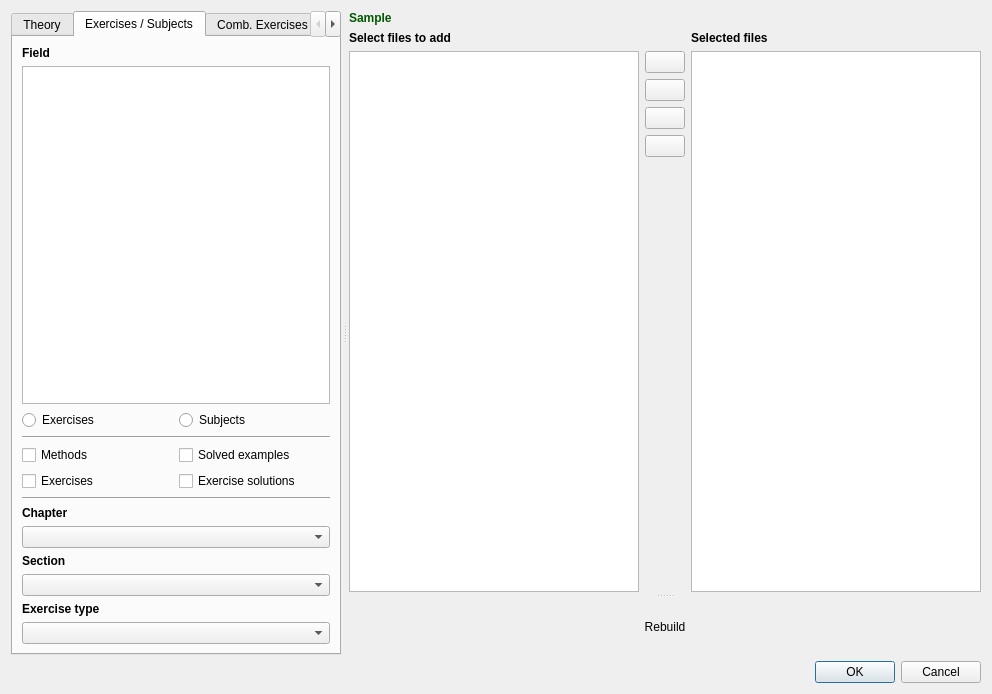
<?xml version="1.0" encoding="UTF-8"?>
<ui version="4.0">
 <class>AddFileToEditor</class>
 <widget class="QDialog" name="AddFileToEditor">
  <property name="geometry">
   <rect>
    <x>0</x>
    <y>0</y>
    <width>992</width>
    <height>694</height>
   </rect>
  </property>
  <property name="sizePolicy">
   <sizepolicy hsizetype="Preferred" vsizetype="Preferred">
    <horstretch>0</horstretch>
    <verstretch>0</verstretch>
   </sizepolicy>
  </property>
  <property name="windowTitle">
   <string>Insert file to document</string>
  </property>
  <property name="windowIcon">
   <iconset>
    <normaloff>:/images/add-button.png</normaloff>:/images/add-button.png</iconset>
  </property>
  <layout class="QGridLayout" name="gridLayout_21">
   <item row="1" column="0">
    <widget class="QDialogButtonBox" name="Okbutton">
     <property name="sizePolicy">
      <sizepolicy hsizetype="Expanding" vsizetype="Minimum">
       <horstretch>0</horstretch>
       <verstretch>0</verstretch>
      </sizepolicy>
     </property>
     <property name="orientation">
      <enum>Qt::Horizontal</enum>
     </property>
     <property name="standardButtons">
      <set>QDialogButtonBox::Cancel|QDialogButtonBox::Ok</set>
     </property>
    </widget>
   </item>
   <item row="0" column="0">
    <widget class="QSplitter" name="splitter_2">
     <property name="sizePolicy">
      <sizepolicy hsizetype="Expanding" vsizetype="MinimumExpanding">
       <horstretch>0</horstretch>
       <verstretch>0</verstretch>
      </sizepolicy>
     </property>
     <property name="orientation">
      <enum>Qt::Horizontal</enum>
     </property>
     <property name="handleWidth">
      <number>8</number>
     </property>
     <widget class="QTabWidget" name="tabWidget">
      <property name="sizePolicy">
       <sizepolicy hsizetype="Maximum" vsizetype="Expanding">
        <horstretch>0</horstretch>
        <verstretch>0</verstretch>
       </sizepolicy>
      </property>
      <property name="minimumSize">
       <size>
        <width>330</width>
        <height>0</height>
       </size>
      </property>
      <property name="layoutDirection">
       <enum>Qt::LeftToRight</enum>
      </property>
      <property name="tabPosition">
       <enum>QTabWidget::North</enum>
      </property>
      <property name="tabShape">
       <enum>QTabWidget::Rounded</enum>
      </property>
      <property name="currentIndex">
       <number>1</number>
      </property>
      <property name="elideMode">
       <enum>Qt::ElideNone</enum>
      </property>
      <widget class="QWidget" name="tab">
       <attribute name="title">
        <string>Theory</string>
       </attribute>
       <layout class="QGridLayout" name="gridLayout_4">
        <item row="0" column="0">
         <layout class="QGridLayout" name="gridLayout_3">
          <item row="0" column="0">
           <layout class="QGridLayout" name="gridLayout">
            <item row="3" column="0">
             <widget class="QLabel" name="label_5">
              <property name="font">
               <font>
                <weight>75</weight>
                <bold>true</bold>
               </font>
              </property>
              <property name="text">
               <string>Chapter</string>
              </property>
             </widget>
            </item>
            <item row="4" column="0">
             <widget class="QComboBox" name="ComboChapterTheory"/>
            </item>
            <item row="6" column="0">
             <widget class="QComboBox" name="comboSectionTheory"/>
            </item>
            <item row="5" column="0">
             <widget class="QLabel" name="label_7">
              <property name="font">
               <font>
                <weight>75</weight>
                <bold>true</bold>
               </font>
              </property>
              <property name="text">
               <string>Section</string>
              </property>
             </widget>
            </item>
            <item row="0" column="0">
             <widget class="QLabel" name="label">
              <property name="font">
               <font>
                <weight>75</weight>
                <bold>true</bold>
               </font>
              </property>
              <property name="text">
               <string>Field</string>
              </property>
             </widget>
            </item>
            <item row="1" column="0">
             <widget class="QListWidget" name="FieldListTheory">
              <property name="sizePolicy">
               <sizepolicy hsizetype="Ignored" vsizetype="Expanding">
                <horstretch>0</horstretch>
                <verstretch>0</verstretch>
               </sizepolicy>
              </property>
             </widget>
            </item>
            <item row="2" column="0">
             <layout class="QGridLayout" name="gridLayout_2">
              <item row="0" column="0">
               <widget class="QCheckBox" name="DefinitionsBox">
                <property name="text">
                 <string>Definitions</string>
                </property>
                <attribute name="buttonGroup">
                 <string notr="true">buttonGroup</string>
                </attribute>
               </widget>
              </item>
              <item row="0" column="1">
               <widget class="QCheckBox" name="TheoremsBox">
                <property name="text">
                 <string>Theorems</string>
                </property>
                <attribute name="buttonGroup">
                 <string notr="true">buttonGroup</string>
                </attribute>
               </widget>
              </item>
              <item row="1" column="0">
               <widget class="QCheckBox" name="TablesBox">
                <property name="text">
                 <string>Tables</string>
                </property>
                <attribute name="buttonGroup">
                 <string notr="true">buttonGroup</string>
                </attribute>
               </widget>
              </item>
              <item row="1" column="1">
               <widget class="QCheckBox" name="FiguresBox">
                <property name="text">
                 <string>Figures</string>
                </property>
                <attribute name="buttonGroup">
                 <string notr="true">buttonGroup</string>
                </attribute>
               </widget>
              </item>
             </layout>
            </item>
           </layout>
          </item>
         </layout>
        </item>
       </layout>
      </widget>
      <widget class="QWidget" name="tab_2">
       <attribute name="title">
        <string>Exercises / Subjects</string>
       </attribute>
       <layout class="QGridLayout" name="gridLayout_10">
        <item row="0" column="0" rowspan="2" colspan="2">
         <layout class="QGridLayout" name="gridLayout_9">
          <item row="0" column="0">
           <layout class="QGridLayout" name="gridLayout_8">
            <item row="1" column="0">
             <widget class="QListWidget" name="FieldListExercises">
              <property name="sizePolicy">
               <sizepolicy hsizetype="Ignored" vsizetype="Expanding">
                <horstretch>0</horstretch>
                <verstretch>0</verstretch>
               </sizepolicy>
              </property>
             </widget>
            </item>
            <item row="0" column="0">
             <widget class="QLabel" name="label_2">
              <property name="font">
               <font>
                <weight>75</weight>
                <bold>true</bold>
               </font>
              </property>
              <property name="text">
               <string>Field</string>
              </property>
             </widget>
            </item>
           </layout>
          </item>
          <item row="2" column="0">
           <layout class="QGridLayout" name="gridLayout_5">
            <item row="0" column="1">
             <widget class="QRadioButton" name="radioButton_2">
              <property name="text">
               <string>Subjects</string>
              </property>
             </widget>
            </item>
            <item row="0" column="0">
             <widget class="QRadioButton" name="radioButton">
              <property name="text">
               <string>Exercises</string>
              </property>
             </widget>
            </item>
            <item row="1" column="0" colspan="2">
             <widget class="Line" name="line_3">
              <property name="orientation">
               <enum>Qt::Horizontal</enum>
              </property>
             </widget>
            </item>
           </layout>
          </item>
          <item row="3" column="0">
           <layout class="QGridLayout" name="gridLayout_6">
            <item row="1" column="0">
             <widget class="QCheckBox" name="ExercisesBox">
              <property name="text">
               <string>Exercises</string>
              </property>
              <attribute name="buttonGroup">
               <string notr="true">buttonGroup_2</string>
              </attribute>
             </widget>
            </item>
            <item row="0" column="1">
             <widget class="QCheckBox" name="ExamplesBox">
              <property name="text">
               <string>Solved examples</string>
              </property>
              <attribute name="buttonGroup">
               <string notr="true">buttonGroup_2</string>
              </attribute>
             </widget>
            </item>
            <item row="1" column="1">
             <widget class="QCheckBox" name="ExerciseSolutionsBox">
              <property name="text">
               <string>Exercise solutions</string>
              </property>
              <attribute name="buttonGroup">
               <string notr="true">buttonGroup_2</string>
              </attribute>
             </widget>
            </item>
            <item row="0" column="0">
             <widget class="QCheckBox" name="MethodsBox">
              <property name="text">
               <string>Methods</string>
              </property>
              <attribute name="buttonGroup">
               <string notr="true">buttonGroup_2</string>
              </attribute>
             </widget>
            </item>
            <item row="2" column="0" colspan="2">
             <widget class="Line" name="line_2">
              <property name="orientation">
               <enum>Qt::Horizontal</enum>
              </property>
             </widget>
            </item>
           </layout>
          </item>
          <item row="4" column="0">
           <layout class="QGridLayout" name="gridLayout_7">
            <item row="3" column="0">
             <widget class="QComboBox" name="ComboSectionExercises"/>
            </item>
            <item row="5" column="0">
             <widget class="QComboBox" name="ComboExTypeExercises"/>
            </item>
            <item row="2" column="0">
             <widget class="QLabel" name="label_9">
              <property name="font">
               <font>
                <weight>75</weight>
                <bold>true</bold>
               </font>
              </property>
              <property name="text">
               <string>Section</string>
              </property>
             </widget>
            </item>
            <item row="1" column="0">
             <widget class="QComboBox" name="ComboChapterExercises"/>
            </item>
            <item row="4" column="0">
             <widget class="QLabel" name="label_10">
              <property name="font">
               <font>
                <weight>75</weight>
                <bold>true</bold>
               </font>
              </property>
              <property name="text">
               <string>Exercise type</string>
              </property>
             </widget>
            </item>
            <item row="0" column="0">
             <widget class="QLabel" name="label_8">
              <property name="font">
               <font>
                <weight>75</weight>
                <bold>true</bold>
               </font>
              </property>
              <property name="text">
               <string>Chapter</string>
              </property>
             </widget>
            </item>
           </layout>
          </item>
         </layout>
        </item>
       </layout>
      </widget>
      <widget class="QWidget" name="tab_4">
       <attribute name="title">
        <string>Comb. Exercises / Subjects</string>
       </attribute>
       <layout class="QGridLayout" name="gridLayout_15">
        <item row="0" column="0" rowspan="2">
         <layout class="QGridLayout" name="gridLayout_14">
          <item row="0" column="0">
           <layout class="QGridLayout" name="gridLayout_12">
            <item row="1" column="0">
             <widget class="QListWidget" name="FieldListCombExercises">
              <property name="sizePolicy">
               <sizepolicy hsizetype="Ignored" vsizetype="Fixed">
                <horstretch>0</horstretch>
                <verstretch>0</verstretch>
               </sizepolicy>
              </property>
             </widget>
            </item>
            <item row="0" column="0">
             <widget class="QLabel" name="label_17">
              <property name="font">
               <font>
                <weight>75</weight>
                <bold>true</bold>
               </font>
              </property>
              <property name="text">
               <string>Field</string>
              </property>
             </widget>
            </item>
           </layout>
          </item>
          <item row="1" column="0">
           <layout class="QGridLayout" name="gridLayout_11">
            <item row="0" column="0">
             <widget class="QCheckBox" name="CombSubjectsBox">
              <property name="text">
               <string>Subjects</string>
              </property>
              <attribute name="buttonGroup">
               <string notr="true">buttonGroup_4</string>
              </attribute>
             </widget>
            </item>
            <item row="0" column="1">
             <widget class="QCheckBox" name="CombExercisesBox">
              <property name="text">
               <string>Exercises</string>
              </property>
              <attribute name="buttonGroup">
               <string notr="true">buttonGroup_4</string>
              </attribute>
             </widget>
            </item>
            <item row="1" column="0">
             <widget class="QCheckBox" name="CombSubjectSolutionsBox">
              <property name="text">
               <string>Subject solutions</string>
              </property>
              <attribute name="buttonGroup">
               <string notr="true">buttonGroup_4</string>
              </attribute>
             </widget>
            </item>
            <item row="1" column="1">
             <widget class="QCheckBox" name="CombExerciseSolutionsBox">
              <property name="text">
               <string>Exercise solutions</string>
              </property>
              <attribute name="buttonGroup">
               <string notr="true">buttonGroup_4</string>
              </attribute>
             </widget>
            </item>
           </layout>
          </item>
          <item row="2" column="0">
           <layout class="QGridLayout" name="gridLayout_13">
            <item row="0" column="0">
             <widget class="QLabel" name="label_18">
              <property name="font">
               <font>
                <weight>75</weight>
                <bold>true</bold>
               </font>
              </property>
              <property name="text">
               <string>Subject type</string>
              </property>
             </widget>
            </item>
            <item row="1" column="0">
             <widget class="QComboBox" name="ComboCombSubjectType"/>
            </item>
            <item row="2" column="0">
             <widget class="QLabel" name="label_3">
              <property name="font">
               <font>
                <weight>75</weight>
                <bold>true</bold>
               </font>
              </property>
              <property name="text">
               <string>Sections</string>
              </property>
             </widget>
            </item>
            <item row="3" column="0">
             <widget class="QListWidget" name="SectionsList">
              <property name="sizePolicy">
               <sizepolicy hsizetype="Expanding" vsizetype="Expanding">
                <horstretch>0</horstretch>
                <verstretch>0</verstretch>
               </sizepolicy>
              </property>
             </widget>
            </item>
           </layout>
          </item>
         </layout>
        </item>
       </layout>
      </widget>
     </widget>
     <widget class="QWidget" name="gridLayoutWidget">
      <layout class="QGridLayout" name="gridLayout_18">
       <item row="0" column="0">
        <widget class="QSplitter" name="splitter">
         <property name="orientation">
          <enum>Qt::Vertical</enum>
         </property>
         <property name="handleWidth">
          <number>8</number>
         </property>
         <widget class="QWidget" name="layoutWidget">
          <layout class="QGridLayout" name="gridLayout_16">
           <item row="2" column="1">
            <layout class="QVBoxLayout" name="verticalLayout">
             <item>
              <widget class="QPushButton" name="addButton">
               <property name="sizePolicy">
                <sizepolicy hsizetype="Maximum" vsizetype="Fixed">
                 <horstretch>0</horstretch>
                 <verstretch>0</verstretch>
                </sizepolicy>
               </property>
               <property name="text">
                <string/>
               </property>
               <property name="icon">
                <iconset theme="arrow-right">
                 <normaloff>.</normaloff>.</iconset>
               </property>
               <property name="iconSize">
                <size>
                 <width>20</width>
                 <height>20</height>
                </size>
               </property>
              </widget>
             </item>
             <item>
              <widget class="QPushButton" name="removeButton">
               <property name="sizePolicy">
                <sizepolicy hsizetype="Maximum" vsizetype="Fixed">
                 <horstretch>0</horstretch>
                 <verstretch>0</verstretch>
                </sizepolicy>
               </property>
               <property name="text">
                <string/>
               </property>
               <property name="icon">
                <iconset theme="arrow-left">
                 <normaloff>.</normaloff>.</iconset>
               </property>
               <property name="iconSize">
                <size>
                 <width>20</width>
                 <height>20</height>
                </size>
               </property>
              </widget>
             </item>
             <item>
              <widget class="QPushButton" name="UpButton">
               <property name="sizePolicy">
                <sizepolicy hsizetype="Maximum" vsizetype="Fixed">
                 <horstretch>0</horstretch>
                 <verstretch>0</verstretch>
                </sizepolicy>
               </property>
               <property name="text">
                <string/>
               </property>
               <property name="icon">
                <iconset theme="arrow-up">
                 <normaloff>.</normaloff>.</iconset>
               </property>
               <property name="iconSize">
                <size>
                 <width>20</width>
                 <height>20</height>
                </size>
               </property>
              </widget>
             </item>
             <item>
              <widget class="QPushButton" name="DownButton">
               <property name="sizePolicy">
                <sizepolicy hsizetype="Maximum" vsizetype="Fixed">
                 <horstretch>0</horstretch>
                 <verstretch>0</verstretch>
                </sizepolicy>
               </property>
               <property name="text">
                <string/>
               </property>
               <property name="icon">
                <iconset theme="arrow-down">
                 <normaloff>.</normaloff>.</iconset>
               </property>
               <property name="iconSize">
                <size>
                 <width>20</width>
                 <height>20</height>
                </size>
               </property>
              </widget>
             </item>
             <item>
              <spacer name="verticalSpacer">
               <property name="orientation">
                <enum>Qt::Vertical</enum>
               </property>
               <property name="sizeHint" stdset="0">
                <size>
                 <width>20</width>
                 <height>40</height>
                </size>
               </property>
              </spacer>
             </item>
            </layout>
           </item>
           <item row="2" column="0">
            <widget class="QListWidget" name="FileList">
             <property name="sizePolicy">
              <sizepolicy hsizetype="MinimumExpanding" vsizetype="MinimumExpanding">
               <horstretch>0</horstretch>
               <verstretch>0</verstretch>
              </sizepolicy>
             </property>
            </widget>
           </item>
           <item row="1" column="2">
            <widget class="QLabel" name="label_4">
             <property name="font">
              <font>
               <weight>75</weight>
               <bold>true</bold>
              </font>
             </property>
             <property name="text">
              <string>Selected files</string>
             </property>
            </widget>
           </item>
           <item row="1" column="0">
            <widget class="QLabel" name="label_6">
             <property name="sizePolicy">
              <sizepolicy hsizetype="Preferred" vsizetype="Fixed">
               <horstretch>0</horstretch>
               <verstretch>0</verstretch>
              </sizepolicy>
             </property>
             <property name="font">
              <font>
               <weight>75</weight>
               <bold>true</bold>
              </font>
             </property>
             <property name="text">
              <string>Select files to add</string>
             </property>
            </widget>
           </item>
           <item row="2" column="2">
            <widget class="QTableWidget" name="SelectedFiles">
             <property name="sizePolicy">
              <sizepolicy hsizetype="MinimumExpanding" vsizetype="MinimumExpanding">
               <horstretch>0</horstretch>
               <verstretch>0</verstretch>
              </sizepolicy>
             </property>
            </widget>
           </item>
           <item row="0" column="0" colspan="3">
            <widget class="QLabel" name="CurrentFileLabel">
             <property name="font">
              <font>
               <weight>75</weight>
               <bold>true</bold>
              </font>
             </property>
             <property name="styleSheet">
              <string notr="true">color: rgb(0, 88, 0);</string>
             </property>
             <property name="text">
              <string>Sample</string>
             </property>
            </widget>
           </item>
          </layout>
         </widget>
         <widget class="QWidget" name="layoutWidget">
          <layout class="QGridLayout" name="gridLayout_17">
           <item row="0" column="0">
            <widget class="QPushButton" name="Rebuild">
             <property name="sizePolicy">
              <sizepolicy hsizetype="Fixed" vsizetype="Fixed">
               <horstretch>0</horstretch>
               <verstretch>0</verstretch>
              </sizepolicy>
             </property>
             <property name="text">
              <string>Rebuild</string>
             </property>
             <property name="flat">
              <bool>true</bool>
             </property>
            </widget>
           </item>
          </layout>
         </widget>
        </widget>
       </item>
      </layout>
     </widget>
    </widget>
   </item>
  </layout>
 </widget>
 <resources/>
 <connections>
  <connection>
   <sender>Okbutton</sender>
   <signal>accepted()</signal>
   <receiver>AddFileToEditor</receiver>
   <slot>accept()</slot>
   <hints>
    <hint type="sourcelabel">
     <x>248</x>
     <y>254</y>
    </hint>
    <hint type="destinationlabel">
     <x>157</x>
     <y>274</y>
    </hint>
   </hints>
  </connection>
  <connection>
   <sender>Okbutton</sender>
   <signal>rejected()</signal>
   <receiver>AddFileToEditor</receiver>
   <slot>reject()</slot>
   <hints>
    <hint type="sourcelabel">
     <x>316</x>
     <y>260</y>
    </hint>
    <hint type="destinationlabel">
     <x>286</x>
     <y>274</y>
    </hint>
   </hints>
  </connection>
 </connections>
 <buttongroups>
  <buttongroup name="buttonGroup"/>
  <buttongroup name="buttonGroup_2"/>
  <buttongroup name="buttonGroup_4"/>
 </buttongroups>
</ui>
